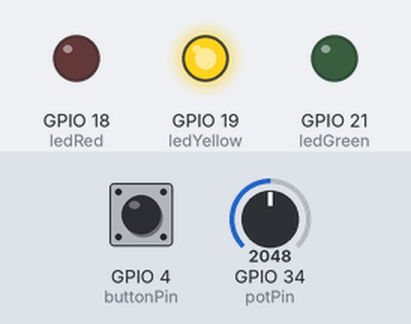
The program below on a simulated ESP32. On the bench: output pins drawn as LEDs (lit = HIGH). Inputs (shaded band) come from the test bench; at power-on: GPIO 34 (potPin) = 2048, GPIO 4 (buttonPin) HIGH.

Above: at 1.2 s.
1.3 s: GPIO 34 (potPin) set to 1391
2.8 s: GPIO 34 (potPin) set to 1309
At 3.8 s:
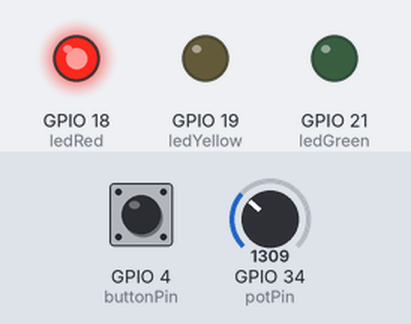
4.3 s: GPIO 4 (buttonPin) pulled LOW for 0.15 s
At 4.4 s:
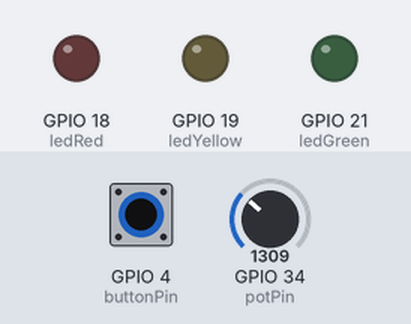
6.0 s: GPIO 34 (potPin) set to 2770
At 6.4 s:
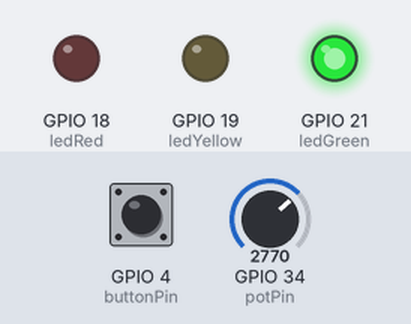
7.5 s: GPIO 34 (potPin) set to 2656
At 8.7 s:
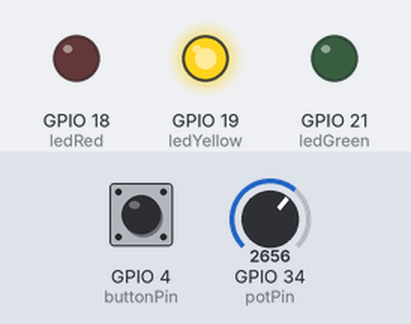
9.0 s: GPIO 34 (potPin) set to 2866
At 10.0 s:
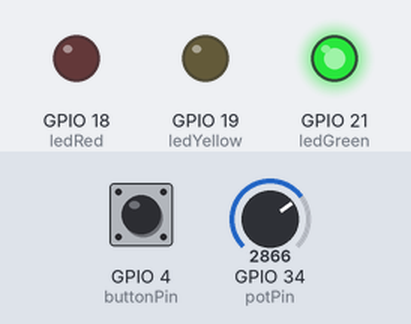
Timing chart, 0 to 11.5 s (numbered marks = the images above; inputs shaded):
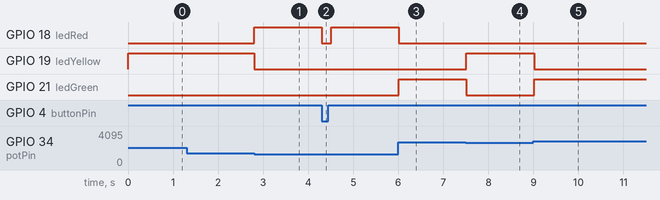

Measured:
- the behaviour switches between 1365 and 1364 on GPIO 34 (potPin) (found by bisection; images 0 and 1)
- the behaviour switches between 2730 and 2729 on GPIO 34 (potPin) (found by bisection; images 3 and 4)
- after the input at 1.3 s, every drawn part: stays the same
- after the input at 2.8 s, GPIO 18 (ledRed): LOW → HIGH at once; GPIO 19 (ledYellow): HIGH → LOW at once
- after the input at 4.3 s, GPIO 18 (ledRed): HIGH → LOW at once, → HIGH 0.20 s later
- after the input at 6.0 s, GPIO 18 (ledRed): HIGH → LOW at once; GPIO 21 (ledGreen): LOW → HIGH at once
- after the input at 7.5 s, GPIO 19 (ledYellow): LOW → HIGH at once; GPIO 21 (ledGreen): HIGH → LOW at once
- after the input at 9.0 s, GPIO 19 (ledYellow): HIGH → LOW at once; GPIO 21 (ledGreen): LOW → HIGH at once

The program:

main.cpp
```cpp
#include <Arduino.h>

const int potPin = 34;
const int buttonPin = 4;
const int ledRed = 18;
const int ledYellow = 19;
const int ledGreen = 21;

void setup() {
  pinMode(buttonPin, INPUT_PULLUP);
  pinMode(ledRed, OUTPUT);
  pinMode(ledYellow, OUTPUT);
  pinMode(ledGreen, OUTPUT);
}

void loop() {
  int buttonState = digitalRead(buttonPin);
  int potValue = analogRead(potPin);

  if (buttonState == LOW) {
    digitalWrite(ledRed, LOW);
    digitalWrite(ledYellow, LOW);
    digitalWrite(ledGreen, LOW);
  }
  else {
    if (potValue < 1365) {
      digitalWrite(ledRed, HIGH);
      digitalWrite(ledYellow, LOW);
      digitalWrite(ledGreen, LOW);
    }
    else if (potValue >= 1365 && potValue < 2730) {
      digitalWrite(ledRed, LOW);
      digitalWrite(ledYellow, HIGH);
      digitalWrite(ledGreen, LOW);
    }
    else {
      digitalWrite(ledRed, LOW);
      digitalWrite(ledYellow, LOW);
      digitalWrite(ledGreen, HIGH);
    }
  }

  delay(100);
}
```
